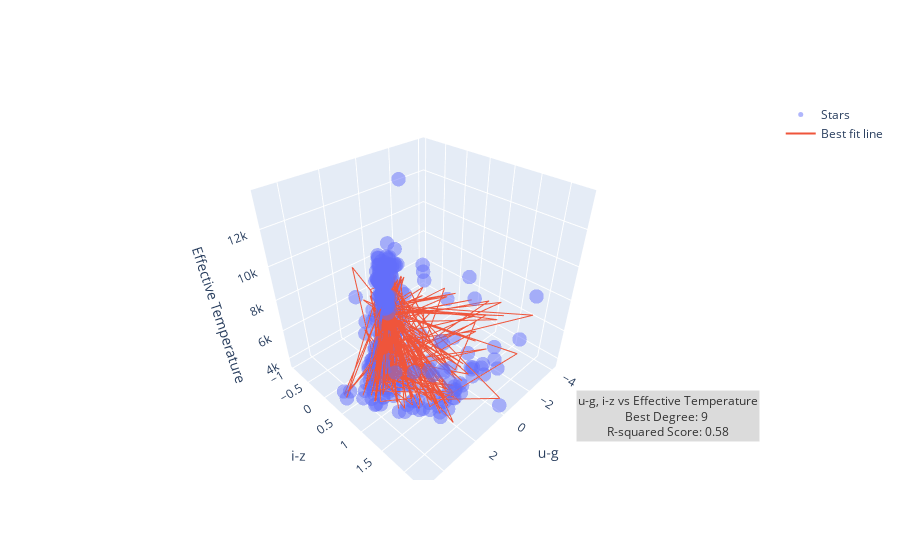

Write notebook code for a chart like this one.
### Code cell
ug_iz = pd.DataFrame()
ug_iz = color_filters_df["u_g"] + color_filters_df["i_z"]

x_train, x_test, y_train, y_test = train_test_split(ug_iz, color_filters_df["temperature"], test_size=0.2, random_state=42) 
x_train_reshape = x_train.values.reshape(-1, 1) 
x_test_reshape = x_test.values.reshape(-1, 1)

u_g_x_train, u_g_x_test, u_g_y_train, u_g_y_test = train_test_split(color_filters_df["u_g"], color_filters_df["temperature"], test_size=0.2, random_state=42) 
u_g_x_train_reshape = u_g_x_train.values.reshape(-1, 1) 
u_g_x_test_reshape = u_g_x_test.values.reshape(-1, 1)

i_z_x_train, i_z_x_test, i_z_y_train, i_z_y_test = train_test_split(color_filters_df["i_z"], color_filters_df["temperature"], test_size=0.2, random_state=42) 
i_z_x_train_reshape = i_z_x_train.values.reshape(-1, 1) 
i_z_x_test_reshape = i_z_x_test.values.reshape(-1, 1)

best_score = 0
best_prediction = None
best_degree = 0

for i in range(1, 11):
    poly = PolynomialFeatures(degree=i)

    x_train_tf = poly.fit_transform(x_train_reshape)
    x_test_tf = poly.fit_transform(x_test_reshape)

    model = LinearRegression()
    model.fit(x_train_tf, y_train)

    predictions = model.predict(x_test_tf)

    r2 = r2_score(y_test, predictions)
    
    if r2 > best_score:
        best_score = r2
        best_prediction = predictions
        best_degree = i

import plotly.graph_objects as go
# Create a 3D scatter plot
fig = go.Figure(data=[go.Scatter3d(x=u_g_x_test, y=i_z_x_test, z=u_g_y_test, mode='markers', name='Stars')])

fig.add_trace(go.Scatter3d(
    x=u_g_x_test, 
    y=i_z_x_test, 
    z=best_prediction,
    mode='lines',
    name='Best fit line'
))

# Annotation
description = 'u-g, i-z vs Effective Temperature<br>'
description += f'Best Degree: {best_degree}\n<br>'
description += f'R-squared Score: {best_score:.2f}<br>'

# Add a text annotation
fig.add_annotation(
    text=description,
    xref="paper", yref="paper",
    x=0.99, y=0.1,
    showarrow=False,
    font=dict(size=12, color="black"),
    bgcolor="lightgrey",
    opacity=0.8
)

# Customize the appearance if needed
fig.update_traces(marker=dict(size=5, opacity=0.5))

# Add labels
fig.update_layout(scene=dict(xaxis_title='u-g', yaxis_title='i-z', zaxis_title='Effective Temperature'))

# Show the interactive plot
fig.show()

### Figure 1 — Plotly figure (JSON) as saved in the notebook; plotly's stock layout.template omitted (floating-point values rounded to 4 significant figures; data arrays with more than 128 entries replaced by an {"elided": "..."} marker saying what was removed)
{"data": [{"marker": {"opacity": 0.5, "size": 5}, "mode": "markers", "name": "Stars", "type": "scatter3d", "x": {"elided": "1000 float values"}, "y": {"elided": "1000 float values"}, "z": {"elided": "1000 int values"}}, {"marker": {"opacity": 0.5, "size": 5}, "mode": "lines", "name": "Best fit line", "type": "scatter3d", "x": {"elided": "1000 float values"}, "y": {"elided": "1000 float values"}, "z": {"elided": "1000 float values"}}], "layout": {"annotations": [{"bgcolor": "lightgrey", "font": {"color": "black", "size": 12}, "opacity": 0.8, "showarrow": false, "text": "u-g, i-z vs Effective Temperature<br>Best Degree: 9\n<br>R-squared Score: 0.58<br>", "x": 0.99, "xref": "paper", "y": 0.1, "yref": "paper"}], "scene": {"xaxis": {"title": {"text": "u-g"}}, "yaxis": {"title": {"text": "i-z"}}, "zaxis": {"title": {"text": "Effective Temperature"}}}}}
